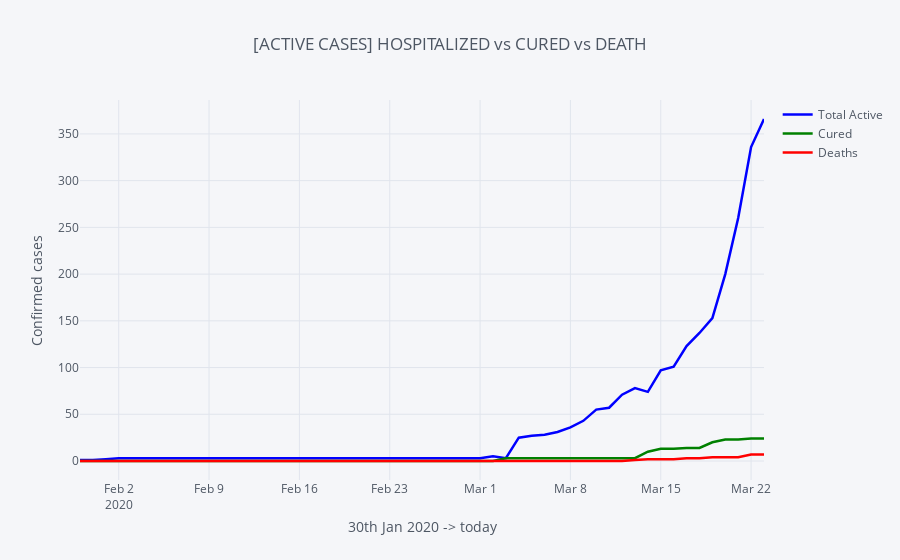

Notebook code cell kept with this figure:
### Code cell
india[['Total Active','Cured','Deaths']].iplot(title='[ACTIVE CASES]\nHOSPITALIZED vs CURED vs DEATH',
                                      colors={'Total Active':'blue','Cured':'green','Deaths':'red'}, width=2.5
                                              ,xTitle='30th Jan 2020 -> today', yTitle='Confirmed cases')

### Figure 1 — Plotly figure (JSON) as saved in the notebook; plotly's stock layout.template omitted (floating-point values rounded to 4 significant figures)
{"data": [{"line": {"color": "blue", "dash": "solid", "shape": "linear", "width": 2.5}, "mode": "lines", "name": "Total Active", "text": "", "type": "scatter", "uid": "2c43e5e6-e88d-42df-a250-b67faf443001", "x": ["2020-01-30", "2020-01-31", "2020-02-01", "2020-02-02", "2020-02-03", "2020-02-04", "2020-02-05", "2020-02-06", "2020-02-07", "2020-02-08", "2020-02-09", "2020-02-10", "2020-02-11", "2020-02-12", "2020-02-13", "2020-02-14", "2020-02-15", "2020-02-16", "2020-02-17", "2020-02-18", "2020-02-19", "2020-02-20", "2020-02-21", "2020-02-22", "2020-02-23", "2020-02-24", "2020-02-25", "2020-02-26", "2020-02-27", "2020-02-28", "2020-02-29", "2020-03-01", "2020-03-02", "2020-03-03", "2020-03-04", "2020-03-05", "2020-03-06", "2020-03-07", "2020-03-08", "2020-03-09", "2020-03-10", "2020-03-11", "2020-03-12", "2020-03-13", "2020-03-14", "2020-03-15", "2020-03-16", "2020-03-17", "2020-03-18", "2020-03-19", "2020-03-20", "2020-03-21", "2020-03-22", "2020-03-23"], "y": [1, 1, 2, 3, 3, 3, 3, 3, 3, 3, 3, 3, 3, 3, 3, 3, 3, 3, 3, 3, 3, 3, 3, 3, 3, 3, 3, 3, 3, 3, 3, 3, 5, 3, 25, 27, 28, 31, 36, 43, 55, 57, 71, 78, 74, 97, 101, 123, 137, 153, 200, 260, 336, 366]}, {"line": {"color": "green", "dash": "solid", "shape": "linear", "width": 2.5}, "mode": "lines", "name": "Cured", "text": "", "type": "scatter", "uid": "45ac9332-7ad6-45dd-b240-3b3eca99e2f2", "x": ["2020-01-30", "2020-01-31", "2020-02-01", "2020-02-02", "2020-02-03", "2020-02-04", "2020-02-05", "2020-02-06", "2020-02-07", "2020-02-08", "2020-02-09", "2020-02-10", "2020-02-11", "2020-02-12", "2020-02-13", "2020-02-14", "2020-02-15", "2020-02-16", "2020-02-17", "2020-02-18", "2020-02-19", "2020-02-20", "2020-02-21", "2020-02-22", "2020-02-23", "2020-02-24", "2020-02-25", "2020-02-26", "2020-02-27", "2020-02-28", "2020-02-29", "2020-03-01", "2020-03-02", "2020-03-03", "2020-03-04", "2020-03-05", "2020-03-06", "2020-03-07", "2020-03-08", "2020-03-09", "2020-03-10", "2020-03-11", "2020-03-12", "2020-03-13", "2020-03-14", "2020-03-15", "2020-03-16", "2020-03-17", "2020-03-18", "2020-03-19", "2020-03-20", "2020-03-21", "2020-03-22", "2020-03-23"], "y": [0, 0, 0, 0, 0, 0, 0, 0, 0, 0, 0, 0, 0, 0, 0, 0, 0, 0, 0, 0, 0, 0, 0, 0, 0, 0, 0, 0, 0, 0, 0, 0, 0, 3, 3, 3, 3, 3, 3, 3, 3, 3, 3, 3, 10, 13, 13, 14, 14, 20, 23, 23, 24, 24]}, {"line": {"color": "red", "dash": "solid", "shape": "linear", "width": 2.5}, "mode": "lines", "name": "Deaths", "text": "", "type": "scatter", "uid": "9e013f41-bd4c-488b-a1ef-50a7a8687482", "x": ["2020-01-30", "2020-01-31", "2020-02-01", "2020-02-02", "2020-02-03", "2020-02-04", "2020-02-05", "2020-02-06", "2020-02-07", "2020-02-08", "2020-02-09", "2020-02-10", "2020-02-11", "2020-02-12", "2020-02-13", "2020-02-14", "2020-02-15", "2020-02-16", "2020-02-17", "2020-02-18", "2020-02-19", "2020-02-20", "2020-02-21", "2020-02-22", "2020-02-23", "2020-02-24", "2020-02-25", "2020-02-26", "2020-02-27", "2020-02-28", "2020-02-29", "2020-03-01", "2020-03-02", "2020-03-03", "2020-03-04", "2020-03-05", "2020-03-06", "2020-03-07", "2020-03-08", "2020-03-09", "2020-03-10", "2020-03-11", "2020-03-12", "2020-03-13", "2020-03-14", "2020-03-15", "2020-03-16", "2020-03-17", "2020-03-18", "2020-03-19", "2020-03-20", "2020-03-21", "2020-03-22", "2020-03-23"], "y": [0, 0, 0, 0, 0, 0, 0, 0, 0, 0, 0, 0, 0, 0, 0, 0, 0, 0, 0, 0, 0, 0, 0, 0, 0, 0, 0, 0, 0, 0, 0, 0, 0, 0, 0, 0, 0, 0, 0, 0, 0, 0, 0, 1, 2, 2, 2, 3, 3, 4, 4, 4, 7, 7]}], "layout": {"legend": {"bgcolor": "#F5F6F9", "font": {"color": "#4D5663"}}, "paper_bgcolor": "#F5F6F9", "plot_bgcolor": "#F5F6F9", "title": {"font": {"color": "#4D5663"}, "text": "[ACTIVE CASES]\nHOSPITALIZED vs CURED vs DEATH"}, "xaxis": {"gridcolor": "#E1E5ED", "showgrid": true, "tickfont": {"color": "#4D5663"}, "title": {"font": {"color": "#4D5663"}, "text": "30th Jan 2020 -> today"}, "zerolinecolor": "#E1E5ED"}, "yaxis": {"gridcolor": "#E1E5ED", "showgrid": true, "tickfont": {"color": "#4D5663"}, "title": {"font": {"color": "#4D5663"}, "text": "Confirmed cases"}, "zerolinecolor": "#E1E5ED"}}}
